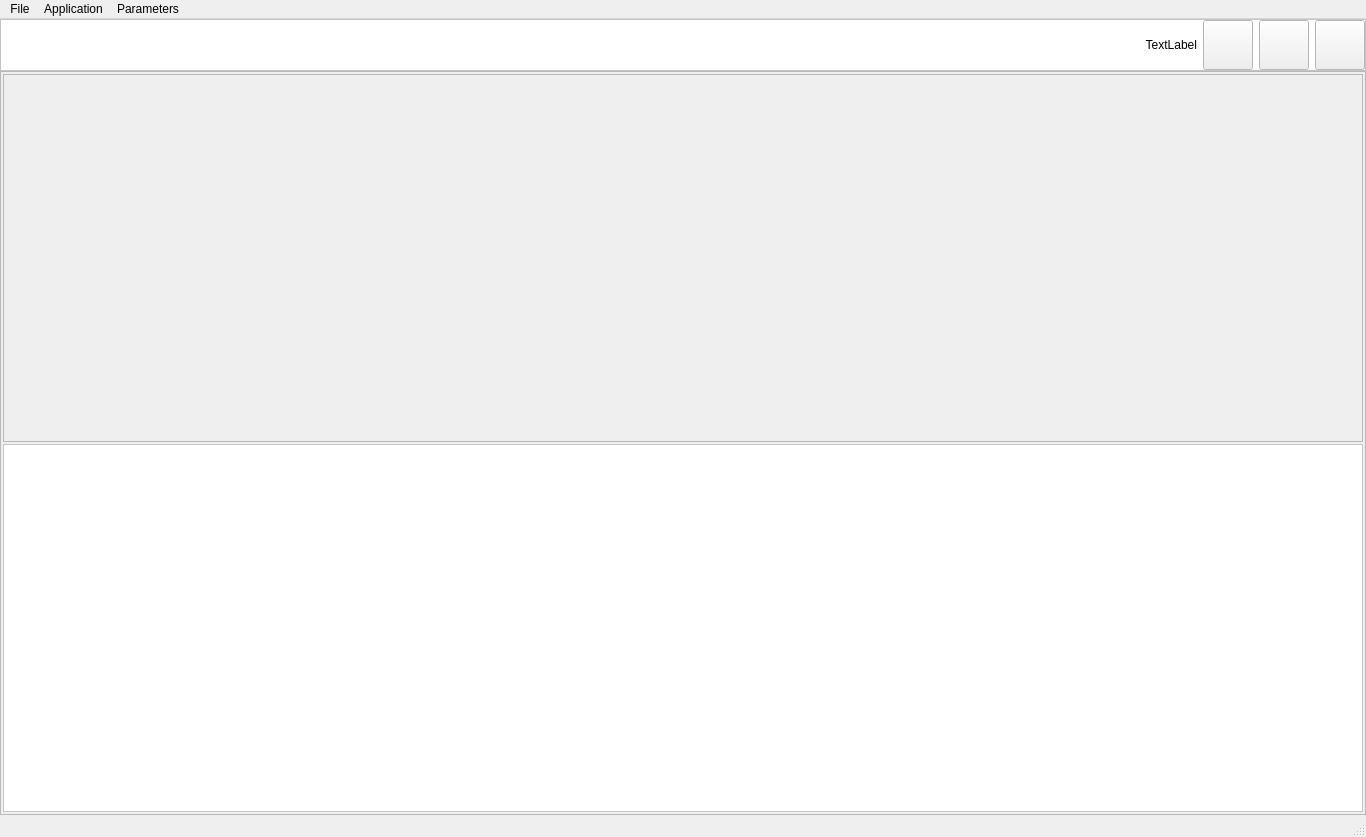
<?xml version="1.0" encoding="UTF-8"?>
<ui version="4.0">
 <class>MainWindow</class>
 <widget class="QMainWindow" name="MainWindow">
  <property name="geometry">
   <rect>
    <x>0</x>
    <y>0</y>
    <width>1366</width>
    <height>837</height>
   </rect>
  </property>
  <property name="minimumSize">
   <size>
    <width>800</width>
    <height>600</height>
   </size>
  </property>
  <property name="windowTitle">
   <string>MainWindow</string>
  </property>
  <property name="autoFillBackground">
   <bool>true</bool>
  </property>
  <property name="documentMode">
   <bool>false</bool>
  </property>
  <widget class="QWidget" name="_centralwidget">
   <layout class="QGridLayout" name="gridLayout_3">
    <property name="leftMargin">
     <number>0</number>
    </property>
    <property name="topMargin">
     <number>0</number>
    </property>
    <property name="rightMargin">
     <number>0</number>
    </property>
    <property name="bottomMargin">
     <number>0</number>
    </property>
    <property name="verticalSpacing">
     <number>0</number>
    </property>
    <item row="1" column="0">
     <widget class="QFrame" name="frame_3">
      <property name="minimumSize">
       <size>
        <width>0</width>
        <height>300</height>
       </size>
      </property>
      <property name="frameShape">
       <enum>QFrame::StyledPanel</enum>
      </property>
      <property name="frameShadow">
       <enum>QFrame::Raised</enum>
      </property>
      <layout class="QVBoxLayout" name="verticalLayout" stretch="10,10">
       <property name="spacing">
        <number>2</number>
       </property>
       <property name="leftMargin">
        <number>2</number>
       </property>
       <property name="topMargin">
        <number>2</number>
       </property>
       <property name="rightMargin">
        <number>2</number>
       </property>
       <property name="bottomMargin">
        <number>2</number>
       </property>
       <item>
        <widget class="QScrollArea" name="scrollArea">
         <property name="widgetResizable">
          <bool>true</bool>
         </property>
         <widget class="QWidget" name="scrollAreaWidgetContents">
          <property name="geometry">
           <rect>
            <x>0</x>
            <y>0</y>
            <width>1358</width>
            <height>366</height>
           </rect>
          </property>
         </widget>
        </widget>
       </item>
       <item>
        <widget class="QFrame" name="frame_cwidget">
         <property name="sizePolicy">
          <sizepolicy hsizetype="Preferred" vsizetype="Preferred">
           <horstretch>0</horstretch>
           <verstretch>0</verstretch>
          </sizepolicy>
         </property>
         <property name="palette">
          <palette>
           <active>
            <colorrole role="Base">
             <brush brushstyle="SolidPattern">
              <color alpha="255">
               <red>255</red>
               <green>255</green>
               <blue>255</blue>
              </color>
             </brush>
            </colorrole>
            <colorrole role="Window">
             <brush brushstyle="SolidPattern">
              <color alpha="255">
               <red>255</red>
               <green>255</green>
               <blue>255</blue>
              </color>
             </brush>
            </colorrole>
           </active>
           <inactive>
            <colorrole role="Base">
             <brush brushstyle="SolidPattern">
              <color alpha="255">
               <red>255</red>
               <green>255</green>
               <blue>255</blue>
              </color>
             </brush>
            </colorrole>
            <colorrole role="Window">
             <brush brushstyle="SolidPattern">
              <color alpha="255">
               <red>255</red>
               <green>255</green>
               <blue>255</blue>
              </color>
             </brush>
            </colorrole>
           </inactive>
           <disabled>
            <colorrole role="Base">
             <brush brushstyle="SolidPattern">
              <color alpha="255">
               <red>255</red>
               <green>255</green>
               <blue>255</blue>
              </color>
             </brush>
            </colorrole>
            <colorrole role="Window">
             <brush brushstyle="SolidPattern">
              <color alpha="255">
               <red>255</red>
               <green>255</green>
               <blue>255</blue>
              </color>
             </brush>
            </colorrole>
           </disabled>
          </palette>
         </property>
         <property name="autoFillBackground">
          <bool>true</bool>
         </property>
         <property name="frameShape">
          <enum>QFrame::StyledPanel</enum>
         </property>
         <property name="frameShadow">
          <enum>QFrame::Raised</enum>
         </property>
        </widget>
       </item>
      </layout>
     </widget>
    </item>
    <item row="0" column="0">
     <widget class="QFrame" name="frame_2">
      <property name="palette">
       <palette>
        <active>
         <colorrole role="Base">
          <brush brushstyle="SolidPattern">
           <color alpha="255">
            <red>255</red>
            <green>255</green>
            <blue>255</blue>
           </color>
          </brush>
         </colorrole>
         <colorrole role="Window">
          <brush brushstyle="SolidPattern">
           <color alpha="255">
            <red>255</red>
            <green>255</green>
            <blue>255</blue>
           </color>
          </brush>
         </colorrole>
        </active>
        <inactive>
         <colorrole role="Base">
          <brush brushstyle="SolidPattern">
           <color alpha="255">
            <red>255</red>
            <green>255</green>
            <blue>255</blue>
           </color>
          </brush>
         </colorrole>
         <colorrole role="Window">
          <brush brushstyle="SolidPattern">
           <color alpha="255">
            <red>255</red>
            <green>255</green>
            <blue>255</blue>
           </color>
          </brush>
         </colorrole>
        </inactive>
        <disabled>
         <colorrole role="Base">
          <brush brushstyle="SolidPattern">
           <color alpha="255">
            <red>255</red>
            <green>255</green>
            <blue>255</blue>
           </color>
          </brush>
         </colorrole>
         <colorrole role="Window">
          <brush brushstyle="SolidPattern">
           <color alpha="255">
            <red>255</red>
            <green>255</green>
            <blue>255</blue>
           </color>
          </brush>
         </colorrole>
        </disabled>
       </palette>
      </property>
      <property name="autoFillBackground">
       <bool>true</bool>
      </property>
      <property name="frameShape">
       <enum>QFrame::StyledPanel</enum>
      </property>
      <property name="frameShadow">
       <enum>QFrame::Raised</enum>
      </property>
      <layout class="QHBoxLayout" name="horizontalLayout" stretch="1,1,1,10,1,1,1">
       <property name="leftMargin">
        <number>0</number>
       </property>
       <property name="topMargin">
        <number>0</number>
       </property>
       <property name="rightMargin">
        <number>0</number>
       </property>
       <property name="bottomMargin">
        <number>0</number>
       </property>
       <item>
        <spacer name="horizontalSpacer">
         <property name="orientation">
          <enum>Qt::Horizontal</enum>
         </property>
         <property name="sizeHint" stdset="0">
          <size>
           <width>40</width>
           <height>20</height>
          </size>
         </property>
        </spacer>
       </item>
       <item>
        <widget class="QLabel" name="label_heartbeat">
         <property name="minimumSize">
          <size>
           <width>50</width>
           <height>50</height>
          </size>
         </property>
         <property name="maximumSize">
          <size>
           <width>50</width>
           <height>50</height>
          </size>
         </property>
         <property name="text">
          <string/>
         </property>
         <property name="pixmap">
          <pixmap resource="mainApplication.qrc">:/images/images/alive_0.png</pixmap>
         </property>
         <property name="scaledContents">
          <bool>true</bool>
         </property>
        </widget>
       </item>
       <item>
        <spacer name="horizontalSpacer_4">
         <property name="orientation">
          <enum>Qt::Horizontal</enum>
         </property>
         <property name="sizeHint" stdset="0">
          <size>
           <width>40</width>
           <height>20</height>
          </size>
         </property>
        </spacer>
       </item>
       <item>
        <widget class="QLabel" name="label_version">
         <property name="text">
          <string>TextLabel</string>
         </property>
         <property name="alignment">
          <set>Qt::AlignRight|Qt::AlignTrailing|Qt::AlignVCenter</set>
         </property>
        </widget>
       </item>
       <item>
        <widget class="QPushButton" name="pushButton_startstop">
         <property name="minimumSize">
          <size>
           <width>50</width>
           <height>50</height>
          </size>
         </property>
         <property name="maximumSize">
          <size>
           <width>50</width>
           <height>50</height>
          </size>
         </property>
         <property name="font">
          <font>
           <pointsize>24</pointsize>
          </font>
         </property>
         <property name="text">
          <string/>
         </property>
         <property name="icon">
          <iconset resource="mainApplication.qrc">
           <normaloff>:/images/images/icon_ws_off.png</normaloff>:/images/images/icon_ws_off.png</iconset>
         </property>
         <property name="iconSize">
          <size>
           <width>48</width>
           <height>48</height>
          </size>
         </property>
        </widget>
       </item>
       <item>
        <widget class="QPushButton" name="pushButton_seqstartstop">
         <property name="minimumSize">
          <size>
           <width>50</width>
           <height>50</height>
          </size>
         </property>
         <property name="maximumSize">
          <size>
           <width>50</width>
           <height>50</height>
          </size>
         </property>
         <property name="text">
          <string/>
         </property>
         <property name="icon">
          <iconset resource="mainApplication.qrc">
           <normaloff>:/images/images/icon_start.png</normaloff>:/images/images/icon_start.png</iconset>
         </property>
         <property name="iconSize">
          <size>
           <width>48</width>
           <height>48</height>
          </size>
         </property>
        </widget>
       </item>
       <item>
        <widget class="QPushButton" name="pushButton_seqbreak">
         <property name="minimumSize">
          <size>
           <width>50</width>
           <height>50</height>
          </size>
         </property>
         <property name="maximumSize">
          <size>
           <width>50</width>
           <height>50</height>
          </size>
         </property>
         <property name="text">
          <string/>
         </property>
         <property name="icon">
          <iconset resource="mainApplication.qrc">
           <normaloff>:/images/images/icon_break_off.png</normaloff>:/images/images/icon_break_off.png</iconset>
         </property>
         <property name="iconSize">
          <size>
           <width>48</width>
           <height>48</height>
          </size>
         </property>
        </widget>
       </item>
      </layout>
     </widget>
    </item>
   </layout>
  </widget>
  <widget class="QMenuBar" name="menubar">
   <property name="geometry">
    <rect>
     <x>0</x>
     <y>0</y>
     <width>1366</width>
     <height>21</height>
    </rect>
   </property>
   <widget class="QMenu" name="menuFile">
    <property name="title">
     <string>File</string>
    </property>
    <addaction name="actionOpen"/>
    <addaction name="actionSave"/>
    <addaction name="actionSave_as"/>
    <addaction name="separator"/>
    <addaction name="actionClose"/>
   </widget>
   <widget class="QMenu" name="menuApplication">
    <property name="title">
     <string>Application</string>
    </property>
   </widget>
   <widget class="QMenu" name="menuParameters">
    <property name="title">
     <string>Parameters</string>
    </property>
   </widget>
   <addaction name="menuFile"/>
   <addaction name="menuApplication"/>
   <addaction name="menuParameters"/>
  </widget>
  <widget class="QStatusBar" name="statusbar"/>
  <action name="actionOpen">
   <property name="text">
    <string>Open</string>
   </property>
  </action>
  <action name="actionSave">
   <property name="text">
    <string>Save</string>
   </property>
  </action>
  <action name="actionSave_as">
   <property name="text">
    <string>Save as</string>
   </property>
  </action>
  <action name="actionClose">
   <property name="text">
    <string>Close</string>
   </property>
  </action>
 </widget>
 <resources>
  <include location="mainApplication.qrc"/>
 </resources>
 <connections>
  <connection>
   <sender>actionSave</sender>
   <signal>triggered()</signal>
   <receiver>MainWindow</receiver>
   <slot>saveConfigFile()</slot>
   <hints>
    <hint type="sourcelabel">
     <x>-1</x>
     <y>-1</y>
    </hint>
    <hint type="destinationlabel">
     <x>540</x>
     <y>503</y>
    </hint>
   </hints>
  </connection>
  <connection>
   <sender>actionSave_as</sender>
   <signal>triggered()</signal>
   <receiver>MainWindow</receiver>
   <slot>saveConfigFileAs()</slot>
   <hints>
    <hint type="sourcelabel">
     <x>-1</x>
     <y>-1</y>
    </hint>
    <hint type="destinationlabel">
     <x>736</x>
     <y>629</y>
    </hint>
   </hints>
  </connection>
  <connection>
   <sender>actionOpen</sender>
   <signal>triggered()</signal>
   <receiver>MainWindow</receiver>
   <slot>open()</slot>
   <hints>
    <hint type="sourcelabel">
     <x>-1</x>
     <y>-1</y>
    </hint>
    <hint type="destinationlabel">
     <x>736</x>
     <y>629</y>
    </hint>
   </hints>
  </connection>
  <connection>
   <sender>pushButton_startstop</sender>
   <signal>pressed()</signal>
   <receiver>MainWindow</receiver>
   <slot>trigger_ws_startstop()</slot>
   <hints>
    <hint type="sourcelabel">
     <x>1239</x>
     <y>776</y>
    </hint>
    <hint type="destinationlabel">
     <x>1122</x>
     <y>604</y>
    </hint>
   </hints>
  </connection>
  <connection>
   <sender>pushButton_seqstartstop</sender>
   <signal>pressed()</signal>
   <receiver>MainWindow</receiver>
   <slot>trigger_seq_startstop()</slot>
   <hints>
    <hint type="sourcelabel">
     <x>1295</x>
     <y>776</y>
    </hint>
    <hint type="destinationlabel">
     <x>1370</x>
     <y>733</y>
    </hint>
   </hints>
  </connection>
  <connection>
   <sender>actionClose</sender>
   <signal>triggered()</signal>
   <receiver>MainWindow</receiver>
   <slot>close()</slot>
   <hints>
    <hint type="sourcelabel">
     <x>-1</x>
     <y>-1</y>
    </hint>
    <hint type="destinationlabel">
     <x>682</x>
     <y>418</y>
    </hint>
   </hints>
  </connection>
  <connection>
   <sender>pushButton_seqbreak</sender>
   <signal>clicked()</signal>
   <receiver>MainWindow</receiver>
   <slot>trigger_seq_break()</slot>
   <hints>
    <hint type="sourcelabel">
     <x>1319</x>
     <y>751</y>
    </hint>
    <hint type="destinationlabel">
     <x>1370</x>
     <y>717</y>
    </hint>
   </hints>
  </connection>
 </connections>
 <slots>
  <slot>saveConfigFile()</slot>
  <slot>open_preferences()</slot>
  <slot>saveConfigFileAs()</slot>
  <slot>open()</slot>
  <slot>trigger_get()</slot>
  <slot>trigger_put()</slot>
  <slot>trigger_post()</slot>
  <slot>set_address()</slot>
  <slot>trigger_openws()</slot>
  <slot>set_port()</slot>
  <slot>edit_get_request()</slot>
  <slot>edit_put_request()</slot>
  <slot>edit_wsocket_request()</slot>
  <slot>edit_put_content()</slot>
  <slot>edit_post_content()</slot>
  <slot>edit_post_request()</slot>
  <slot>http_connect()</slot>
  <slot>trigger_ws_startstop()</slot>
  <slot>trigger_seq_startstop()</slot>
  <slot>trigger_seq_break()</slot>
 </slots>
</ui>
